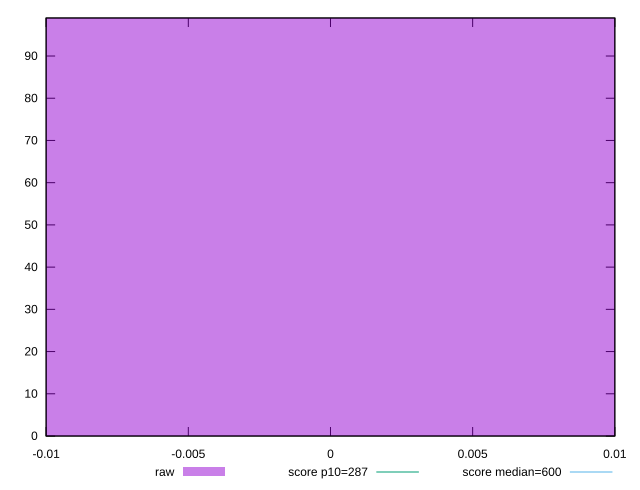

The gnuplot source for this figure:
reset

$raw <<EOF
0 99
EOF

set key outside below
set boxwidth 0.1
set xrange [-0.01:0.01]
set yrange [0:99]
set trange [0:99]
set style fill transparent solid 0.5 noborder

set parametric
set terminal svg size 640, 490 enhanced background rgb 'white'
set output "reports/report_00030_2021-02-24T20-42-31.540Z/total-blocking-time/samples/card/raw/histogram.svg"

plot $raw title "raw" with boxes, \
     287,t title "score p10=287", \
     600,t title "score median=600"

reset
